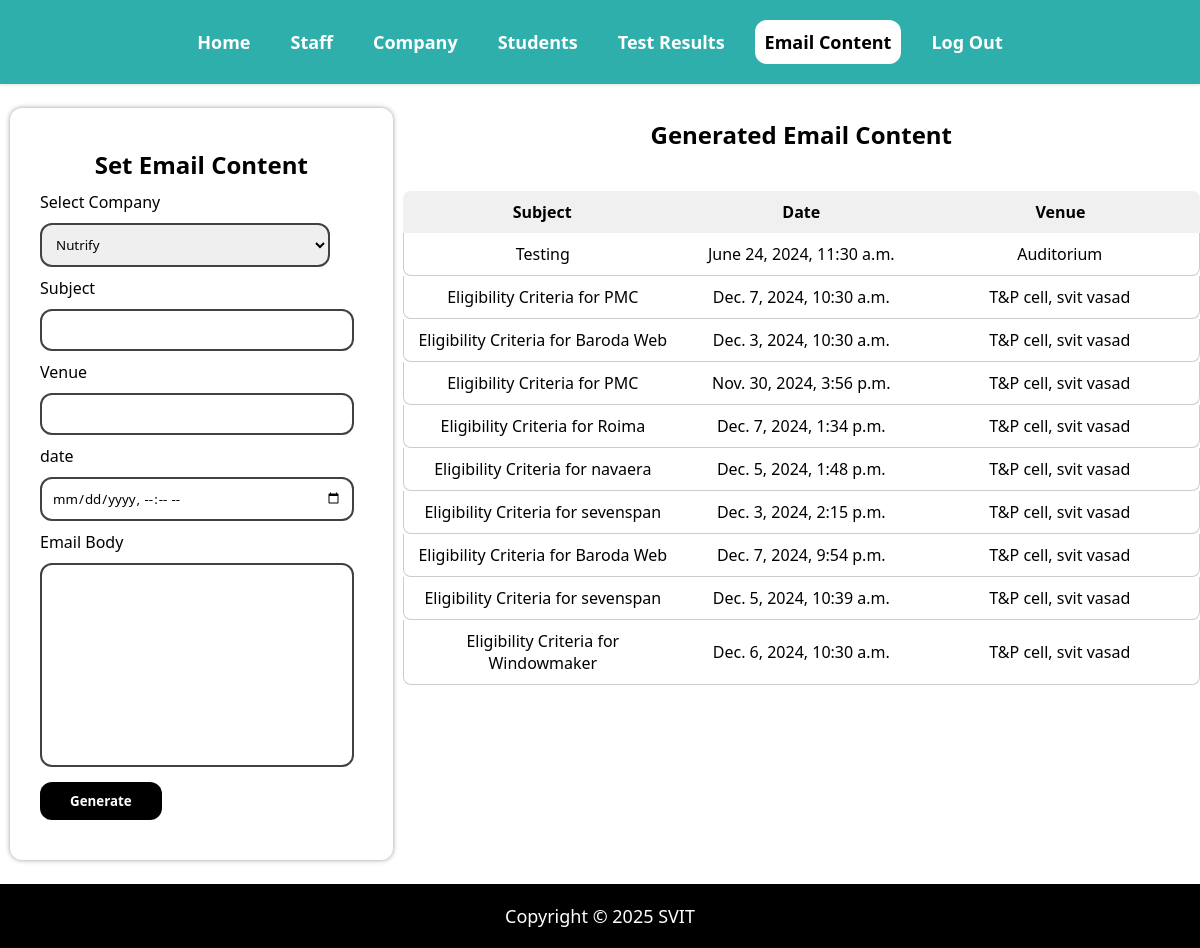
Screenshot of /svadmin/emailcontent (signed in) with the database file from the repository.
### svadmin/models.py (models this page shows, shortened)
class EmailContent(models.Model):
    subject = models.CharField(max_length=100)
    date = models.DateTimeField()
    venue = models.CharField(max_length=100)
    body = models.TextField()
    company = models.ForeignKey(
        Company, on_delete=models.CASCADE, related_name="email_contents", null=True
    )
    eligible_students = models.ManyToManyField(
    'students.Student', related_name="email_contents", blank=True
)

### svadmin/views.py (the view, shortened to what this page needs)
# urls.py: path('emailcontent', views.emailcontent, name='emailcontent'),
@staff_member_required
def emailcontent(request):
    companies = Company.objects.all()  # Fetch all companies
    getEmailContent = EmailContent.objects.all()  # Fetch existing email content to display if any
    return render(request, 'svadmin/emailcontent.html', {
        'companies': companies,  # Pass companies to the template for the dropdown
        'getEmailContent': getEmailContent,  # Pass existing email content for display
    })

### accounts/authentication.py (called while the page is built)
    def get_user(self, user_id):
        UserModel = get_user_model()
        try:
            return UserModel.objects.get(pk=user_id)
        except UserModel.DoesNotExist:
            return None

### students/context_processors.py (called while the page is built)
def project_name(request):
    return {'PROJECT_NAME': settings.PROJECT_NAME}

### svadmin/templates/svadmin/emailcontent.html (shortened to what this page needs)
{% extends "svadmin/baseTemplate.html" %}
{% block mainCss %} {% load static %}
<link rel="stylesheet" href="{% static 'svadmin/css/generatestaff.css' %}" />
{% endblock mainCss %}
{% block mainContent %}
<div class="container">
  <div class="content">
    <div class="left">
      <form method="POST">
        <h2>Set Email Content</h2>
        <div class="form-group">
          <label for="company-id">Select Company</label>
          <select name="company-id" id="company-id" class="form-control">
              {% for company in companies %}
                  <option value="{{ company.id }}">{{ company.name }}</option>
              {% endfor %}
          </select>
      </div>
        <div class="form-group">
          <label for="subject">Subject</label>
          <input
            type="text"
            class="form-control"
            id="subject"
            name="subject"
            required
          />
        </div>
        <div class="form-group">
          <label for="venue">Venue</label>
          <input
            type="text"
            class="form-control"
            id="venue"
            name="venue"
            required
          />
        </div>
        <div class="form-group">
          <label for="date">date</label>
          <input
            type="datetime-local"
            class="form-control"
            id="date"
            name="date"
            required
          />
        </div>
        <div class="form-group">
          <label for="body">Email Body</label>
          <textarea name="body" id="body" cols="41" rows="10"></textarea>
        </div>
        <div class="primary-button">
          <button type="submit">Generate</button>
        </div>
      </form>
    </div>{% if getEmailContent %}
    <div class="right">
      <h2>Generated Email Content</h2>
      <div class="generated-items">
        <div class="generated-header">
          <div class="generated-name">Subject</div>
          <div class="generated-username">Date</div>
          <div class="generated-email">Venue</div>
        </div>
        {% for oneContent in getEmailContent %}
        <div class="generated-item">
          <div class="generated-name">{{ oneContent.subject }}</div>
          <div class="generated-username">{{ oneContent.date }}</div>
          <div class="generated-email">{{ oneContent.venue }}</div>
        </div>
        {% endfor %}
      </div>
    </div>
    {% endif %}
  </div>
</div>
{% endblock mainContent %}

### svadmin/templates/svadmin/baseTemplate.html (shortened to what this page needs)
<!DOCTYPE html>
<html lang="en">
  <head>
    {% load static %}
    <link rel="stylesheet" href="{% static 'svadmin/css/base.css'%}" />
    {% block mainCss %}{% endblock mainCss%}
  </head>
  <body>
    {% url 'svadmin' as svadmin_url %}
    {% url 'generatestaff' as generatestaff_url %}
     {% url 'company' as company %}
    {% url 'emailcontent' as emailcontent_url %}
    {% url 'allstudents' as allstudents_url %}
     {% url 'testresults' as testresults_url %}
    <nav>
      <a
        href="{% url 'svadmin' %}"
        class="nav-item {% if request.path == svadmin_url %} active {% endif %}"
        >Home</a
      >
      <a
        href="{% url 'generatestaff' %}"
        class="nav-item {% if request.path == generatestaff_url %} active {% endif %}"
        >Staff</a
      >
      <a
      href="{% url 'company' %}"
      class="nav-item {% if request.path == company %} active {% endif %}"
      >Company</a
    >
      <a
        href="{% url 'allstudents' %}"
        class="nav-item {% if request.path == allstudents_url %} active {% endif %}"
        >Students</a
      >
      <a
        href="{% url 'testresults' %}"
        class="nav-item {% if request.path == testresults_url %} active {% endif %}"
        >Test Results</a
      >
      <a
        href="{% url 'emailcontent' %}"
        class="nav-item {% if request.path == emailcontent_url %} active {% endif %}"
        >Email Content</a
      >
      <a href="{% url 'logout'%}" class="nav-item">Log Out</a>
    </nav>
    <div class="main-body">
      {% block mainContent %}{% endblock mainContent %}
    </div>
    <footer>
      <p>
        Copyright &copy;
        {{PROJECT_NAME}}
      </p>
    </footer>
  </body>
</html>

### svadmin/static/svadmin/css/base.css (style rules this page uses)
* { margin: 0; padding: 0; text-decoration: none; font-family: "Segoe UI", Tahoma, Geneva, Verdana, sans-serif; }
nav { display: flex; justify-content: center; align-items: center; padding: 20px; background-color: #2eafac; box-shadow: 0 0 4px 0 rgba(0, 0, 0, 0.2); }
nav .nav-item { color: #ffffff; border-radius: 12px; padding: 10px; margin: 0 10px; font-weight: bold; font-size: 18px; }
nav .nav-item.active { background-color: #ffffff; color: #000000; }
.main-body { min-height: 100vh; }
footer { font-size: 18px; padding: 20px; text-align: center; color: #ffffff; background-color: #000000; }
.primary-button button { margin: 10px 0; padding: 10px 30px; border-radius: 12px; background-color: black; color: white; outline: none; border: none; font-weight: bold; cursor: pointer; }

### svadmin/static/svadmin/css/generatestaff.css (style rules this page uses)
.container { display: flex; justify-content: center; align-items: center; flex-direction: column; height: 100vh; }
.content { display: flex; align-items: flex-start; justify-content: space-between; }
.content .left { padding: 30px; margin: 10px; border-radius: 12px; box-shadow: 0 0 5px 0 rgba(0, 0, 0, 0.4); }
.content .right { display: flex; justify-content: center; align-items: center; flex-wrap: wrap; }
.content h2 { margin: 10px 0; text-align: center; }
.content .form-group label { display: block; margin: 10px 0; }
.content .form-group input, .content .form-group textarea, .content .form-group select { padding: 10px; border-radius: 12px; outline: none; border: 2px solid #414141; width: 90%; resize: none; }
.right { display: flex; justify-content: center; align-items: center; flex-wrap: wrap; }
.right h2 { margin: 20px 0; text-align: center; }
.generated-items { width: 100%; margin-top: 20px; }
.generated-header { display: flex; justify-content: space-between; background-color: #f0f0f0; padding: 10px; border-radius: 8px 8px 0 0; }
.generated-header div { flex: 1; text-align: center; font-weight: bold; }
.generated-item { display: flex; justify-content: space-between; align-items: center; padding: 10px; border: 1px solid #ccc; border-top: none; border-radius: 0 0 8px 8px; }
.generated-item div { flex: 1; text-align: center; }

### rows the page displays
EmailContent: subject "Testing", date "June 24, 2024, 11:30 a.m.", venue "Auditorium"
EmailContent: subject "Eligibility Criteria for PMC", date "Dec. 7, 2024, 10:30 a.m.", venue "T&P cell, svit vasad"
EmailContent: subject "Eligibility Criteria for Baroda Web", date "Dec. 3, 2024, 10:30 a.m.", venue "T&P cell, svit vasad"
EmailContent: subject "Eligibility Criteria for PMC", date "Nov. 30, 2024, 3:56 p.m.", venue "T&P cell, svit vasad"
EmailContent: subject "Eligibility Criteria for Roima", date "Dec. 7, 2024, 1:34 p.m.", venue "T&P cell, svit vasad"
EmailContent: subject "Eligibility Criteria for navaera", date "Dec. 5, 2024, 1:48 p.m.", venue "T&P cell, svit vasad"
EmailContent: subject "Eligibility Criteria for sevenspan", date "Dec. 3, 2024, 2:15 p.m.", venue "T&P cell, svit vasad"
EmailContent: subject "Eligibility Criteria for Baroda Web", date "Dec. 7, 2024, 9:54 p.m.", venue "T&P cell, svit vasad"
EmailContent: subject "Eligibility Criteria for sevenspan", date "Dec. 5, 2024, 10:39 a.m.", venue "T&P cell, svit vasad"
EmailContent: subject "Eligibility Criteria for Windowmaker", date "Dec. 6, 2024, 10:30 a.m.", venue "T&P cell, svit vasad"

### other values shown
{{ PROJECT_NAME }} "SVIT"
form field company-id "Nutrify"
